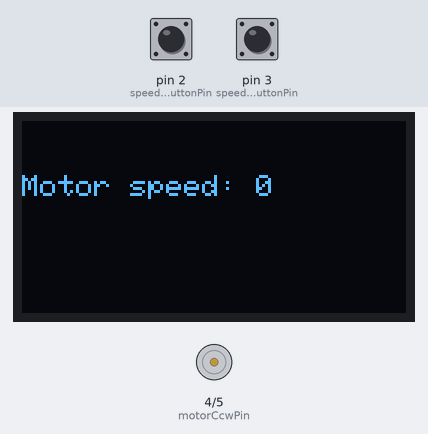
A sketch run on a simulated Arduino Uno, built with avr-gcc and run on an emulated ATmega328P. On the bench: 128×64 one-colour display, motor-driver pin pairs drawn as motors (green arrow = first pin HIGH = forward, orange = second pin HIGH = backward, longer = more drive, scaled by the enable pin). The test bench sets the inputs (shaded band); at power-on: pin 2 (speedUpButtonPin) HIGH, pin 3 (speedDownButtonPin) HIGH.

Above: at 4.16 s.
5.3 s: pin 2 (speedUpButtonPin) pulled LOW for 0.15 s
At 6.1 s:
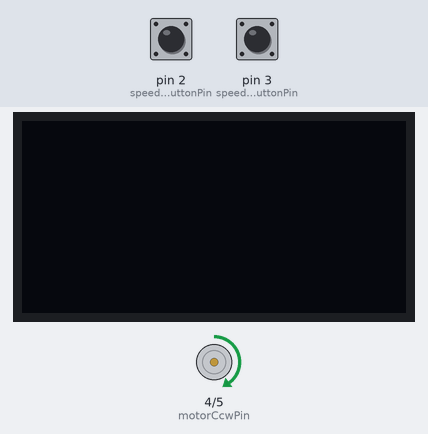
6.9 s: pin 2 (speedUpButtonPin) pulled LOW for 1 s
At 7.7 s:
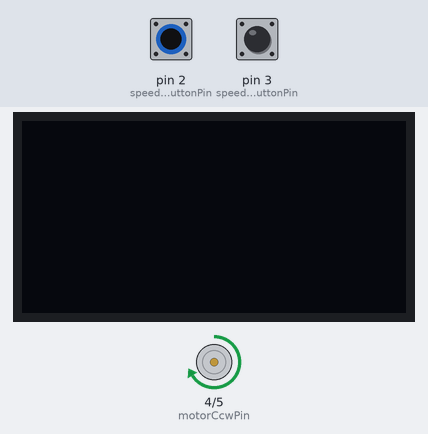
9.4 s: pin 3 (speedDownButtonPin) pulled LOW for 0.15 s
At 10.2 s:
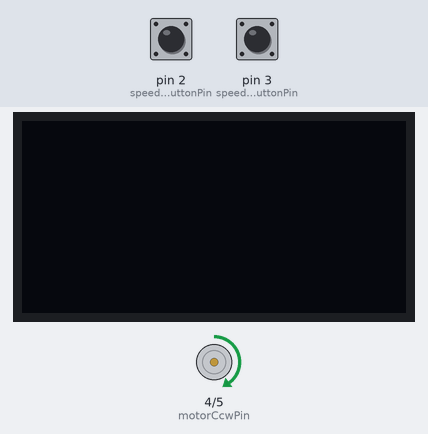
11.0 s: pin 3 (speedDownButtonPin) pulled LOW for 1 s
At 11.6 s:
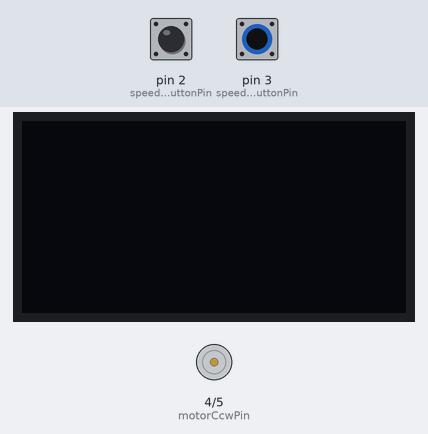
13.5 s: pin 2 (speedUpButtonPin) pulled LOW for 3.2 s
At 14.2 s:
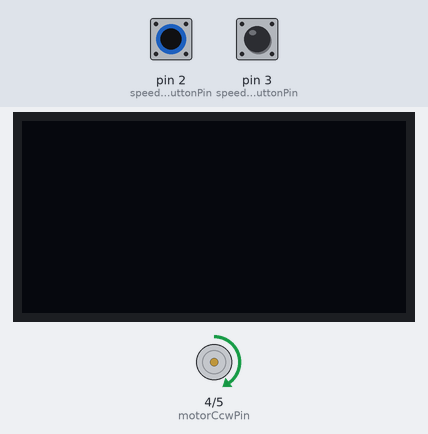
Timing chart, 0 to 16.5 s (numbered marks = the images above; inputs shaded):
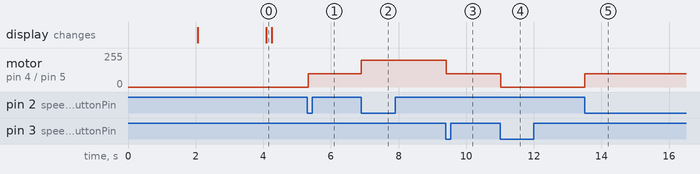

Measured:
- after the input at 5.3 s, motor on pin 4 (motorCcwPin) / pin 5 (motorCwPin): stopped → forward 100/255 at once
- after the input at 6.9 s, motor on pin 4 (motorCcwPin) / pin 5 (motorCwPin): forward 100/255 → forward 200/255 at once
- after the input at 9.4 s, motor on pin 4 (motorCcwPin) / pin 5 (motorCwPin): forward 200/255 → forward 100/255 at once
- after the input at 11.0 s, motor on pin 4 (motorCcwPin) / pin 5 (motorCwPin): forward 100/255 → stopped at once
- after the input at 13.5 s, motor on pin 4 (motorCcwPin) / pin 5 (motorCwPin): stopped → forward 100/255 at once

The sketch:

Exercise4.ino
```cpp
///////////////////////////////////////////////////////
//////////////////// Exercise 1 ///////////////////////
///////////////////////////////////////////////////////

#include<avr/wdt.h>
#include <Wire.h>
#include <Adafruit_GFX.h>
#include <Adafruit_SSD1306.h>

//////////////////// OLED Setup from tutorial ///////////////////////
// https://arduinogetstarted.com/tutorials/arduino-oled

#define SCREEN_WIDTH 128 // OLED display width,  in pixels
#define SCREEN_HEIGHT 64 // OLED display height, in pixels

// declare an SSD1306 display object connected to I2C
Adafruit_SSD1306 oled(SCREEN_WIDTH, SCREEN_HEIGHT, &Wire, -1);

void setupOled()
{
    // initialize OLED display with address 0x3C for 128x64
    if (!oled.begin(SSD1306_SWITCHCAPVCC, 0x3C))
    {
        Serial.println(F("SSD1306 allocation failed"));

        // Enable the watchdog timer so the microcontroller resets after 2 seconds
        wdt_enable(WDTO_2S);
        while (true) {
            // Since the conenction failed,
            // wait for the watchdog timer to restart the microcontroller
        }
    }

    delay(2000);         // wait for initializing
    oled.clearDisplay(); // clear display

    oled.setTextSize(1);          // text size
    oled.setTextColor(WHITE);     // text color
    oled.setCursor(0, 10);        // position to display
    oled.println("Starting ..."); // text to display
    oled.display();               // show on OLED
    delay(2000);
}

//////////////////// The actual exercise ///////////////////////

volatile byte motorState = 0;

void printToDisplay(String message)
{
    oled.clearDisplay();
    oled.println(message);
    oled.display();
}

void printMotorSpeed()
{
    String message = "Motor speed: " + String(motorState);
    printToDisplay(message);
}

///////////////////////////////////////////////////////
//////////////////// Exercise 2b //////////////////////
///////////////////////////////////////////////////////

int motorCcwPin = 4;
int motorCwPin = 5;
int motorEnablePin = 6;

// volatile byte motorState = 0;

void writeMotorSpeed(int speed)
{
    // Set the direction
    digitalWrite(motorCwPin, LOW);
    digitalWrite(motorCcwPin, HIGH);

    // Set the speed
    analogWrite(motorEnablePin, speed);
}

void updateMotorSpeed()
{
    switch (motorState)
    {
    // Stopped
    case 0:
        writeMotorSpeed(0);
        break;
    // Slow
    case 1:
        writeMotorSpeed(100);
        break;
    // Medium
    case 2:
        writeMotorSpeed(200);
        break;
    // Fast
    case 3:
        writeMotorSpeed(255);
        break;
    }
}

void increaseMotorState()
{
    if (motorState < 3)
    {
        motorState += 1;
    }
}

void decreaseMotorState()
{
    if (motorState > 0)
    {
        motorState -= 1;
    }
}

///////////////////////////////////////////////////////
//////////////////// Exercise 3 ///////////////////////
///////////////////////////////////////////////////////

int speedUpButtonPin = 2;
int speedDownButtonPin = 3;

// volatile byte motorState = 0;
//
// void increaseMotorState()
// {
//     if (motorState < 3)
//     {
//         motorState += 1;
//     }
// }
//
// void decreaseMotorState()
// {
//     if (motorState > 0)
//     {
//         motorState -= 1;
//     }
// }

void onSpeedUpButtonPressed()
{
    increaseMotorState();
}

void onSpeedDownButtonPressed()
{
    decreaseMotorState();
}

///////////////////////////////////////////////////////
///////////////////////////////////////////////////////
///////////////////////////////////////////////////////

void setup()
{
    Serial.begin(9600);

    setupOled();

    pinMode(motorCcwPin, OUTPUT);
    pinMode(motorCwPin, OUTPUT);
    pinMode(motorEnablePin, OUTPUT);

    pinMode(speedUpButtonPin, INPUT);
    pinMode(speedDownButtonPin, INPUT);

    attachInterrupt(digitalPinToInterrupt(speedUpButtonPin), onSpeedUpButtonPressed, FALLING);
    attachInterrupt(digitalPinToInterrupt(speedDownButtonPin), onSpeedDownButtonPressed, FALLING);
}

void loop()
{
    updateMotorSpeed();

    printMotorSpeed();
}
```
